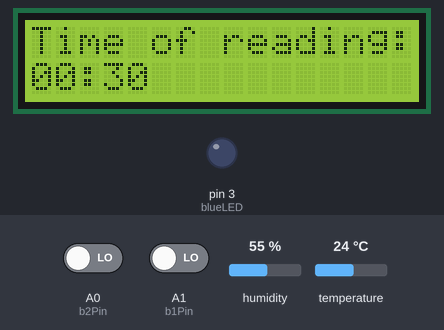
A sketch run on a simulated Arduino Uno, built with avr-gcc and run on an emulated ATmega328P. Shown: 16×2 character LCD, output pins drawn as LEDs (lit = HIGH). The test bench sets the inputs (shaded band); at power-on: A1 (b1Pin) LOW, temperature 24 °C, humidity 55 %, A0 (b2Pin) LOW. EEPROM starts erased; what the sketch prints to the serial monitor is not drawn.

Above: at 4.7 s.
4.8 s: A1 (b1Pin) driven HIGH
At 7.1 s:
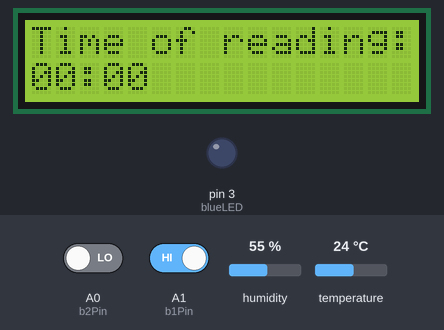
8.0 s: A1 (b1Pin) driven LOW
At 8.4 s:
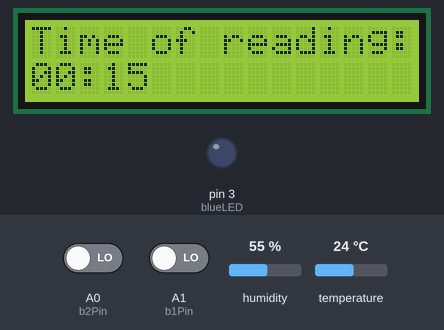
12.5 s: A1 (b1Pin) driven HIGH
At 18.4 s:
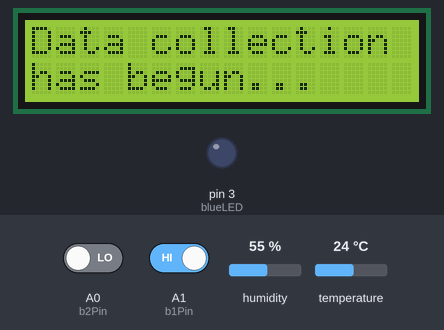
18.5 s: temperature set to 11 °C
At 24.4 s:
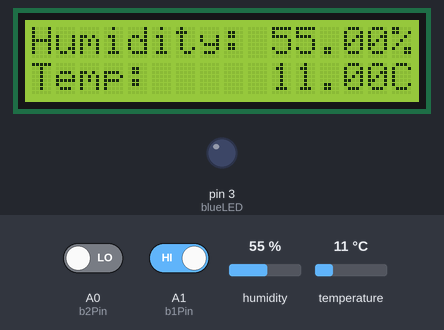
24.5 s: temperature set to 8 °C
At 27.2 s:
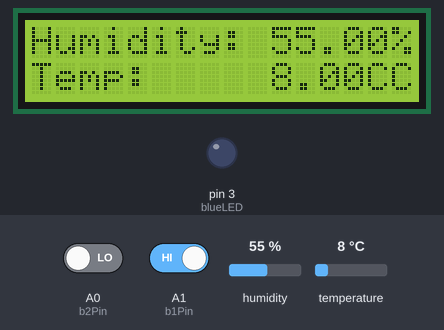
27.5 s: humidity set to 22 %
At 28.5 s:
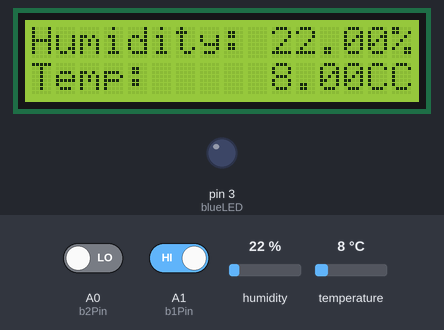
Timing chart, 0 to 30.5 s (numbered marks = the images above; inputs shaded):
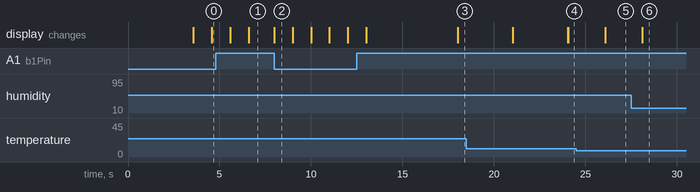

Measured:
- the behaviour switches between 10 and 9 °C on temperature (found by bisection; images 4 and 5)
- after the input at 8.0 s, the display: changes at once (image 2)
- after the input at 24.5 s, the display: changes after 1.6 s (image 5)
- after the input at 27.5 s, the display: changes after 0.60 s (image 6)
- what the display in image 2 shows lasts 1.0 s, from 8.0 s to 9.0 s

The sketch:

FinalWeather.ino
```cpp
//created by Macpickle
#include <EEPROM.h>
#include <math.h>
#include <DHT.h>
#include <Adafruit_Sensor.h>
#include <LiquidCrystal.h>

#define Type DHT11

//DHT SENSOR
const int sensPin = 2;
double humidity;
double tempC;
DHT sens(sensPin, Type);

//LCD DISPLAY
const int rs = 7;
const int en = 8;
const int d4 = 9;
const int d5 = 10;
const int d6 = 11;
const int d7 = 12;
LiquidCrystal lcd(rs, en, d4, d5, d6, d7);

//buttons for menu select
const int b1Pin = A1;
const int b2Pin = A0;
int readb1, readb2;

//makes buttons function as toggles
int state = 0;
int oldState = 1;
int newState;
bool pushed = true;

//time
int hours, mins;
unsigned long long timeSincePress = 0;
const int timeIncrease = 15;
const int delayBetweenPress = 1000;

//data collection
float timePerRead;
int address = 0;

//light to indicate collection has completed
int blueLED = 3;

//continue program
int menu = 0;

void setup() {
  lcd.begin(16, 2);
  sens.begin();

  pinMode(blueLED, OUTPUT);
  clearData();

  pinMode(b1Pin, INPUT);
  pinMode(b2Pin, INPUT);

  Serial.begin(9600);
}

void loop() {
  //collects temperature/humidity from sensor
  humidity = sens.readHumidity();
  tempC = sens.readTemperature();

  //reads buttons
  readb1 = digitalRead(b1Pin);
  readb2 = digitalRead(b2Pin);

  if (menu == 0) {
    //changes time upon button press
    hours, mins, timeSincePress = changeTime(readb1, readb2, timeSincePress, delayBetweenPress, timeIncrease, hours, mins);
  }

  if (menu == 1) {
    lcd.setCursor(0, 0);

    //printing to LCD to indicate data collection has begun
    if (address == 0) {
      lcd.print("Data collection");
      lcd.setCursor(0, 1);
      lcd.print("has begun...");
      delay(3000);

      lcd.clear();
      lcd.setCursor(0, 0);

      lcd.print("Total Time:");
      if (hours < 10) lcd.print("0");
      lcd.print(hours);
      lcd.print(":");
      if (mins < 10) lcd.print("0");
      lcd.print(mins);
      delay(3000);
      lcd.clear();

      timePerRead = determineTime(hours, mins);
      timeSincePress = millis();
      address += 1;
    }

    if (millis() - timeSincePress >= timePerRead) {
      timeSincePress = writeData(address, tempC);
    }

    buttonState(oldState, readb1, state, pushed);

    if (pushed == true) {
      //printing data to LCD display
      lcdPrintData(humidity, "Humidity:", '%', 0, 10);
      lcdPrintData(tempC, "Temp:", 'C', 1, 10);
    } else if (pushed == false) {
      lcdShowWrite(address, tempC);
    }
  }
}

// will take in the location to write the temperature, if it is maxed (aka, cannot write, writes LED to high)
unsigned long long writeData(int &location, float tempC) {
  if (!(location == EEPROM.length() + 1)) {
    EEPROM.update(location, round(tempC));
    Serial.print(address);
    Serial.print(" ");
    Serial.println(round(tempC));
    location += 1;
  } else {
    digitalWrite(blueLED, HIGH);
  }
  return millis();
}

//determines time per data write
float determineTime(int hours, int minutes) {
  float timePerData = 0;

  //determine total minutes
  minutes += (hours * 60);

  //determine milliseconds
  timePerData = (minutes * 60);
  timePerData *= 1000;

  //1 MB of EEPROM = 1024 data writes
  return timePerData / 1024;
}

//determines total time user puts into the button
int changeTime(int button1Val, int button2Val, int lastPress, int delay, int changeTime, int &hr, int &min) {
  // increases time only if last press is above the delayBetweenPress
  if (millis() - lastPress >= delayBetweenPress) {
    if (button1Val == 0) {
      min += changeTime;
      lastPress = millis();
    }

    else if (button2Val == 0) {
      if (mins - changeTime >= 0) {
        min -= changeTime;
        lastPress = millis();
      }
    }

    if (min >= 60) {
      min -= 60;
      hr += 1;
    }

    if (min < 0) {
      if (hr >= 1) {
        min += 60;
        hr -= 1;
      }
    }
  }

  lcd.setCursor(0, 0);
  lcd.print("Time of reading: ");
  lcd.setCursor(0, 1);
  if (hr < 10) lcd.print("0");
  lcd.print(hr);
  lcd.print(":");
  if (min < 10) lcd.print("0");
  lcd.print(min);

  // checks for 5 secs to see if any button state changes
  if (millis() - lastPress >= 5000) {
    if (mins > 0 || hours > 0) {
      menu += 1;
      lcd.clear();
    }
  }

  return hr, min, lastPress;
}

//toggle switch logic
void buttonState(int &oldState, int readButton, int &state, bool &pushed) {
  if (oldState == 0 && readButton == 1) {
    if (state == 0) {
      pushed = true;
      state = 1;
    } else {
      pushed = false;
      state = 0;
    }
    lcd.clear();
  }
  oldState = readButton;
}

//shows temp and humidity
void lcdPrintData(float data, String measurement, char unit, int column, int row) {
  lcd.setCursor(0, column);
  lcd.print(measurement);
  lcd.setCursor(row, column);
  lcd.print(data);
  lcd.print(unit);
}

//shows where address is currently, and what was written to it
void lcdShowWrite(int address, float tempC) {
  lcd.setCursor(0, 0);
  lcd.print("Writing on: ");
  lcd.setCursor(12, 0);
  if (address < 10) lcd.print("0");
  if (address < 100) lcd.print("0");
  if (address < 1000) lcd.print("0");
  lcd.print(address);

  lcd.setCursor(0, 1);
  lcd.print("Value: ");
  lcd.print(round(tempC));
}

//when initalized, clear all data from the board to not mess with future reading
void clearData() {
  lcd.setCursor(0, 0);
  lcd.print("Clearing data...");
  for (int i = 0; i < EEPROM.length(); i++) {
    EEPROM.update(i, 0);
  }
  lcd.clear();
}
```
